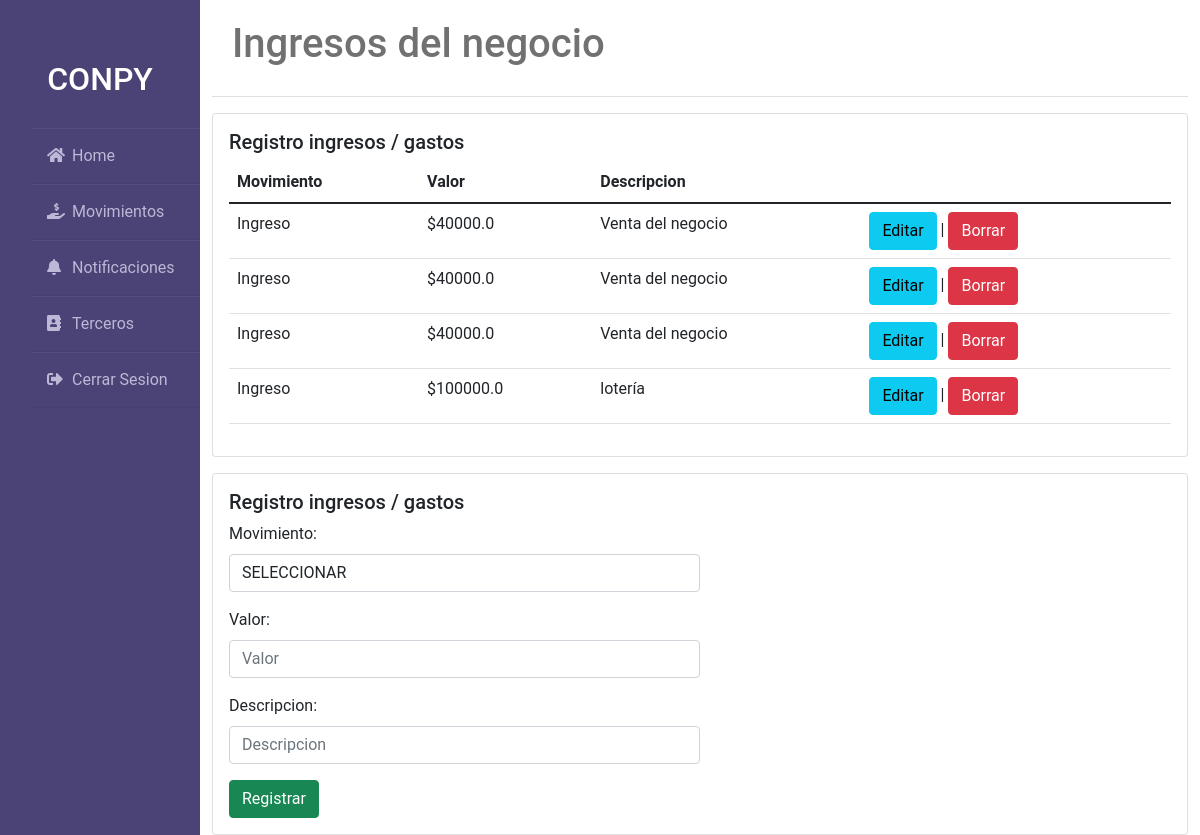
Page /ingresos/ (signed in) on the earlier database version.
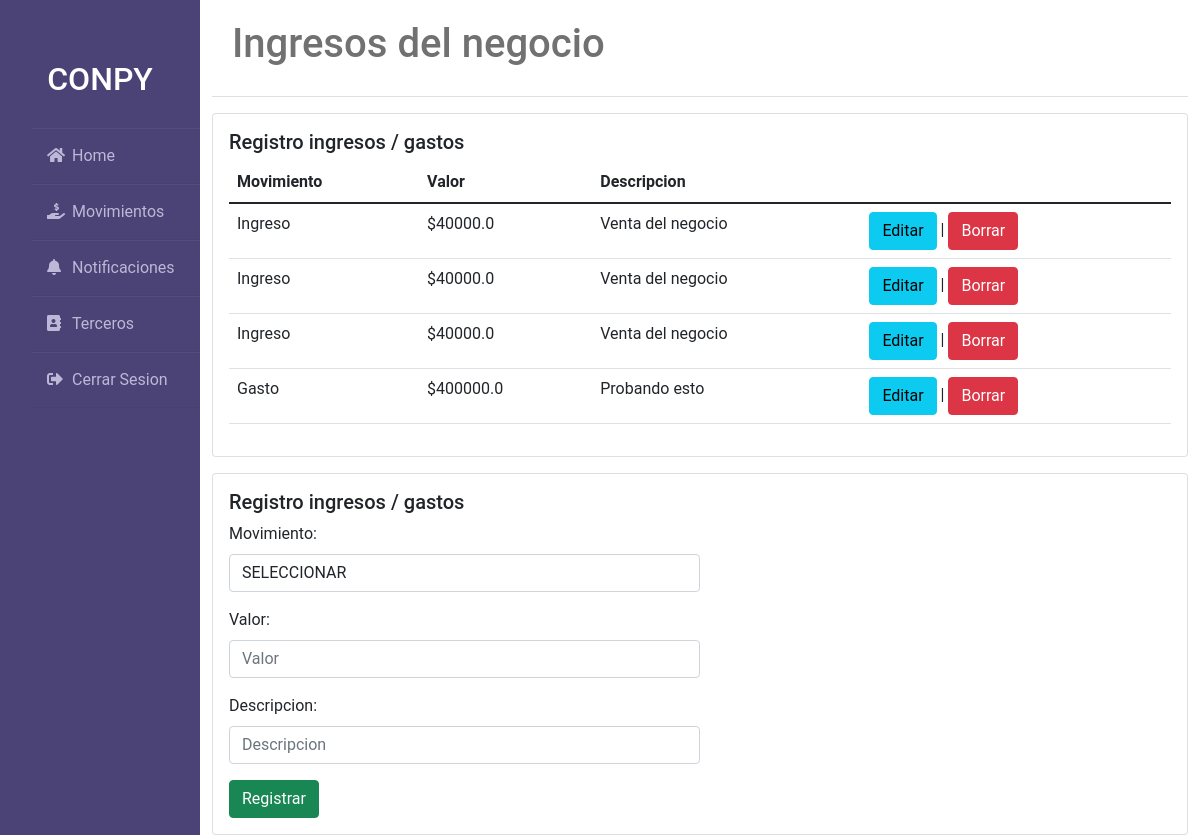
Same page on the later database version.
### negocio/models.py (models this page shows, shortened)
class Dato(models.Model):
    options = (
        ('Ingreso', 'Ingreso'),
        ('Gasto', 'Gasto'),
    )
    id = models.AutoField(primary_key=True)
    movimiento = models.CharField(max_length=7, choices=options, verbose_name='Movimiento', null=True)
    valor = models.FloatField( verbose_name='Valor')
    descripcion = models.TextField(max_length=200,  verbose_name='Descripcion')

### negocio/views.py (the view)
# urls.py: path('ingresos/', nviews.ingresos, name="ingresos"),
@login_required(login_url="/login/")
def ingresos(request):
    datos = Dato.objects.all()
    formulario = DatoForm(request.POST or None)
    totalIngresos = list(Dato.objects.filter(movimiento='Ingreso').values())
    totalGastos = list(Dato.objects.filter(movimiento='Gasto').values())
    sumi = 0
    sumg = 0
    for valuei in totalIngresos:
        sumi = sumi + valuei['valor']
    for valueg in totalGastos:
        sumg = sumg + valueg['valor']
    if formulario.is_valid():
        formulario.save()
    return render(request, "negocio/crud/ingresos.html", {'datos': datos, 'formulario': formulario, 'sumi': sumi, 'sumg': sumg})

### negocio/forms.py
class DatoForm(forms.ModelForm):
    class Meta:
        model = Dato
        fields = '__all__'

### negocio/templates/negocio/crud/ingresos.html (shortened to what this page needs)
{% extends 'negocio/base.html' %}
{% block content %}
<div class="container">
    <div class="header">
        <h1>Ingresos del negocio</h1>
    </div>
    <div class="card mt-3">
      <div class="card-body">
          <h5 class="card-title">Registro ingresos / gastos</h5>
          <table class="table">
              <thead>
                <tr>
                  <th>Movimiento</th>
                  <th>Valor</th>
                  <th>Descripcion</th>
                </tr>
              </thead>
              <tbody>
                {% for dato in datos%}
                <tr>
                  <td>{{ dato.movimiento }}</td>
                  <td> ${{ dato.valor }}</td>
                  <td>{{ dato.descripcion }}</td>
                  <td> <a href="{% url 'editar'%}" class="btn btn-info" role="button">Editar</a> |
                    <a href="{% url 'eliminar' dato.id %}" class="btn btn-danger" role="button">Borrar</a> </td>
                </tr>
                {% endfor %}
              </tbody>
            </table>
      </div>
    </div>
    <div class="card mt-3">
        <div class="card-body">
            <h5 class="card-title">Registro ingresos / gastos</h5>
            <form action="" method="POST">
              {% for campo in formulario %}
              <div class="mb-3 col-6">
                <label for="" class="form-label">{{ campo.label }}: </label>
                {% if campo.field.widget.input_type == "select" %}
                <select type="{{ campo.field.widget.input_type  }}" name="{{ campo.name }}" id=""
                placeholder="{{ campo.label }}" class="form-control" default="SELECCIONAR">
                <option value="SELECCIONAR">SELECCIONAR</option>
              </select>
              {% else %}
                <input
                type="{{ campo.field.widget.input_type  }}"
                name="{{ campo.name }}"
                id=""
                placeholder="{{ campo.label }}"
                class="form-control" />
                {% endif %}
              </div>
              {% endfor %}
              <input type="submit" value="Registrar" class="btn btn-success">
            </form>
        </div>
    </div>
</div>
{% endblock content %}

Differences in the rows shown:
removed Dato: movimiento "Ingreso", valor "100000.0", descripcion "lotería"
added Dato: movimiento "Gasto", valor "400000.0", descripcion "Probando esto"
